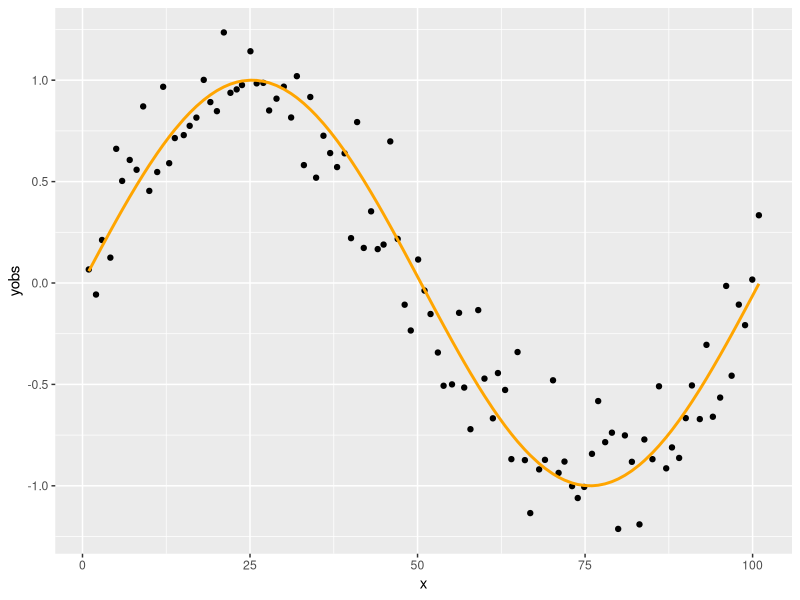
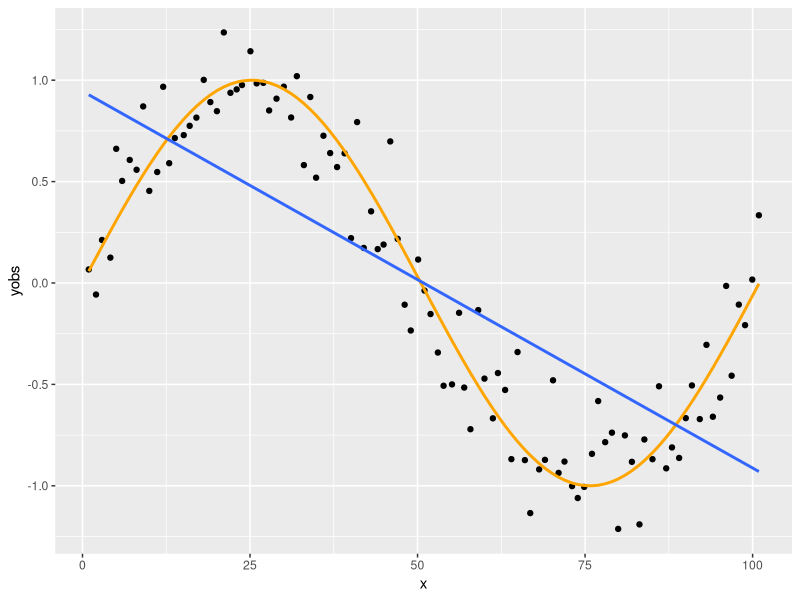
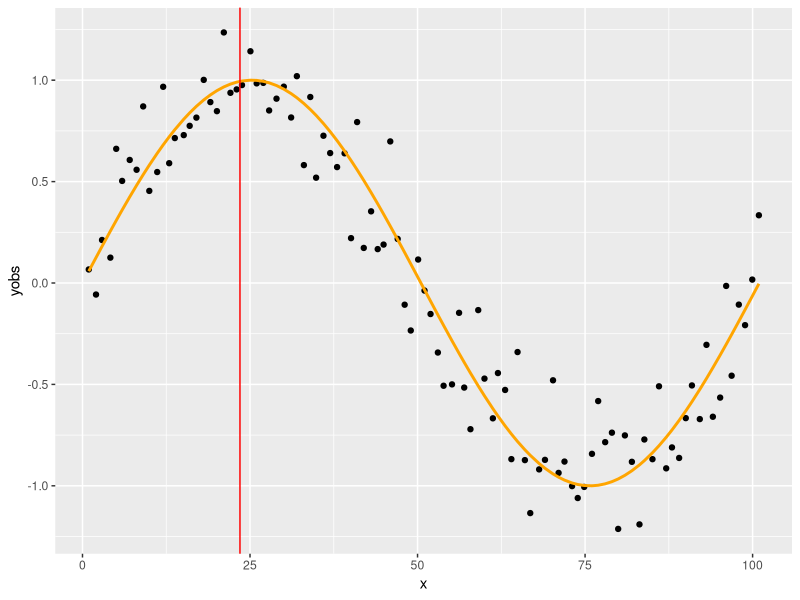
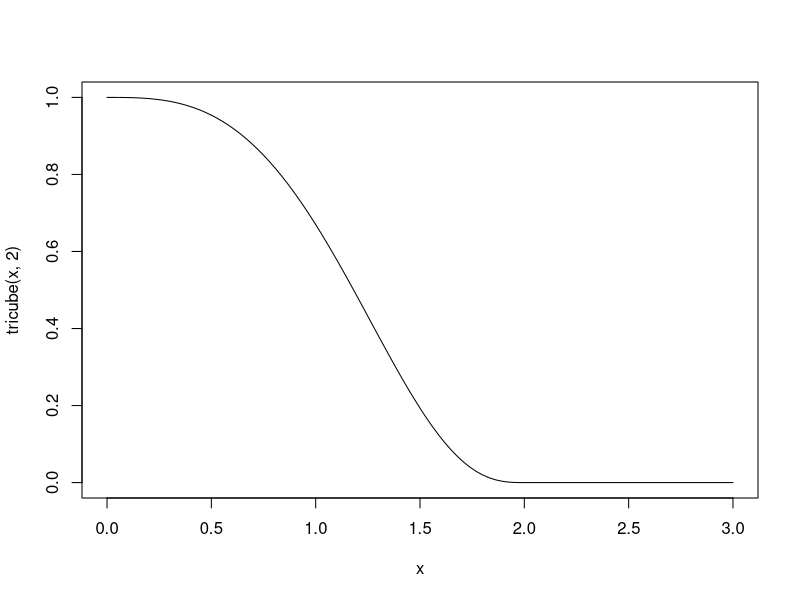
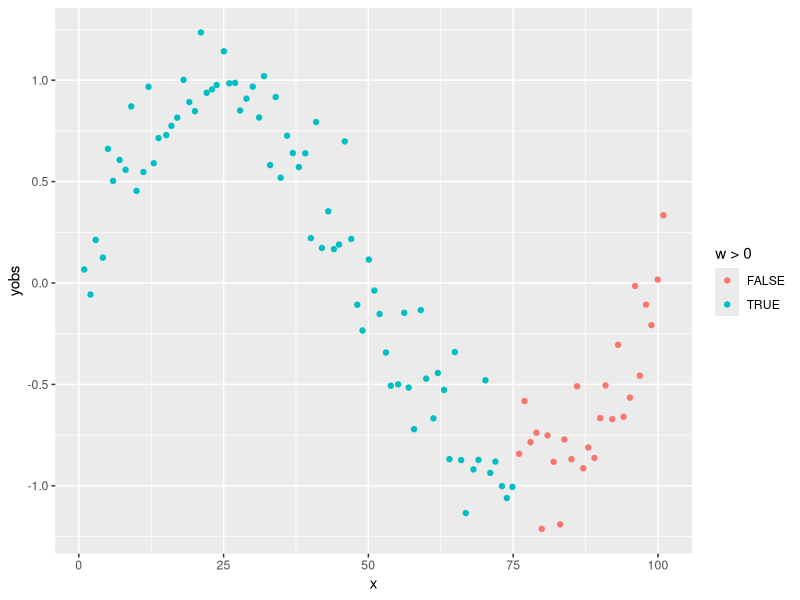
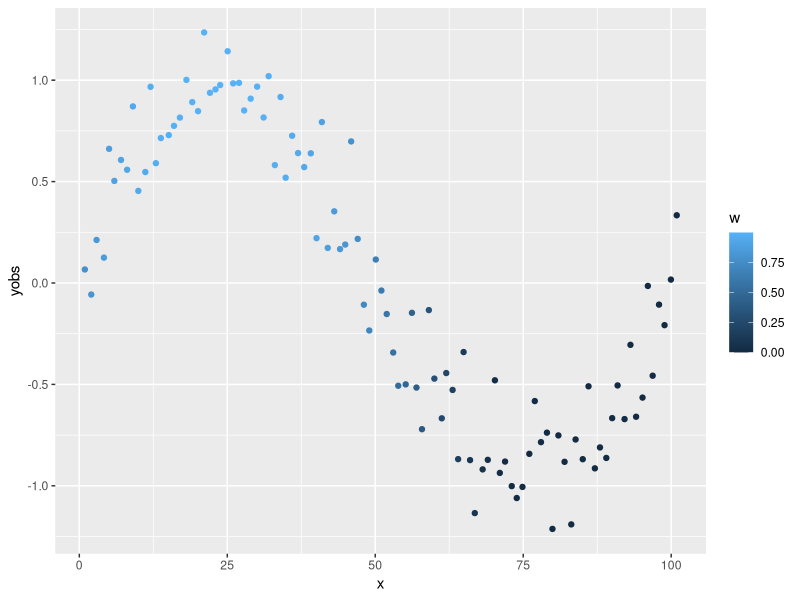
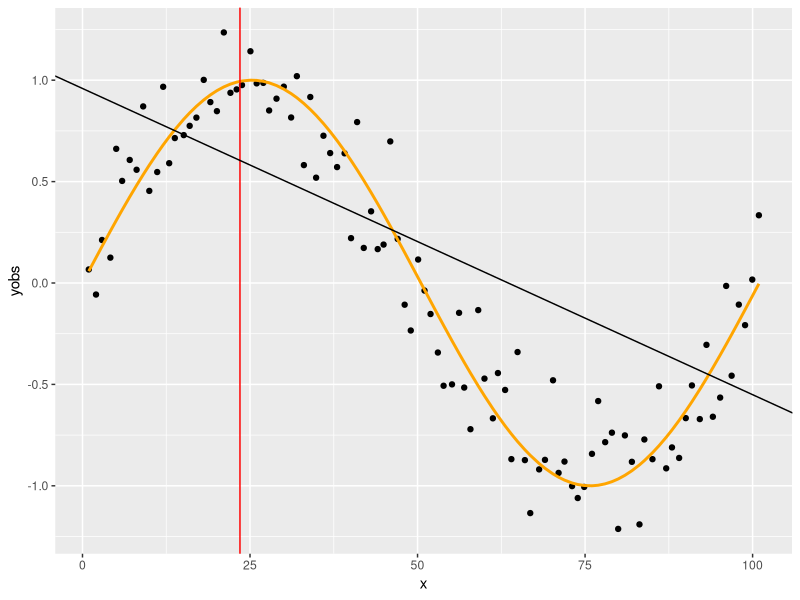
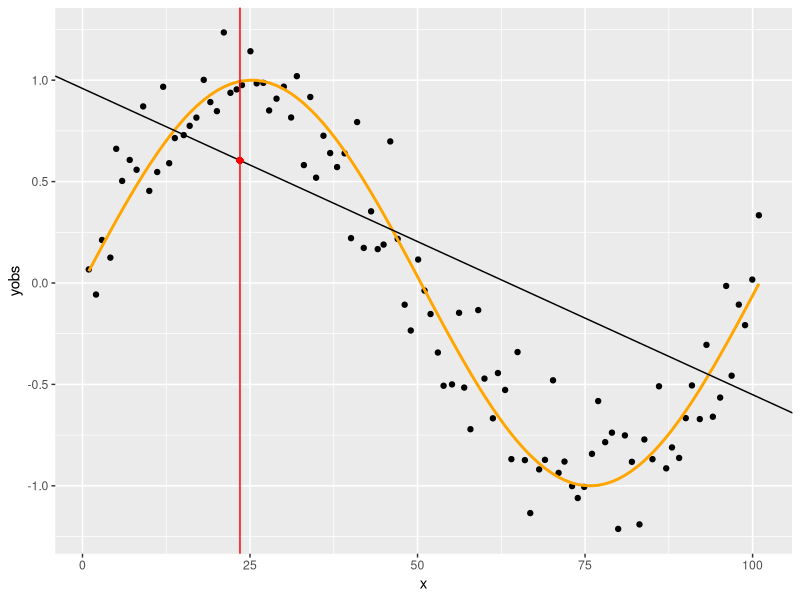

Reproduce these figures in R, in order.
## ---- chunk 1
library(ggplot2)
set.seed(1)
## ---- chunk 2
n <- 101
x <- (1:n) + rnorm(n, 0, 0.1)
y <- sin(x/n*(2*pi))
yobs <- y + rnorm(n, 0, 0.2)
SimData <- data.frame(x, y, yobs)
p <- ggplot(SimData, aes(x = x, y = yobs)) + geom_point() +
  geom_line(aes(y = y), color = "orange", lwd = 1)
p
## ---- chunk 3
p + geom_smooth(formula = y~x, method = "lm", se = FALSE)
## ---- chunk 4
p + geom_vline(xintercept = 23.5, color = "red")
## ---- chunk 5
span <- 0.75
n*span
ceiling(n*span)
sort(abs(x-23.5))
sort(abs(x-23.5))[ceiling(n*span)]
## ---- chunk 6
tricube <- function(u, t) ifelse(u<t, (1-(u/t)^3)^3, 0)
curve(tricube(x, 2), to = 3)
## ---- chunk 7
SimData$w <- tricube(abs(x-23.5), sort(abs(x-23.5))[ceiling(n*span)])
ggplot(SimData, aes(x = x, y = yobs, color = w>0)) + geom_point()
## ---- chunk 8
ggplot(SimData, aes(x = x, y = yobs, color = w)) + geom_point()
## ---- chunk 9
fit <- lm(yobs ~ x, weights = w, data = SimData)
p + geom_vline(xintercept = 23.5, color = "red") +
  geom_abline(intercept = coef(fit)[1], slope = coef(fit)[2])
## ---- chunk 10
p + geom_abline(intercept = coef(fit)[1], slope = coef(fit)[2]) +
  geom_vline(xintercept = 23.5, color = "red") +
  geom_point(x = 23.5, y = predict(fit, data.frame(x = 23.5)), color="red")
## ---- chunk 11
loessfun <- function(xin, x, yobs, span) {
  n <- length(x)
  w <- tricube(abs(x-xin), sort(abs(x-xin))[ceiling(n*span)])
  fit <- lm(yobs ~ x, weights = w)
  predict(fit, data.frame(x = xin))
}
p + geom_vline(xintercept = 23.5, color = "red") +
  geom_point(x = 23.5, y = loessfun(23.5, SimData$x, SimData$yobs, 0.75), color="red")
## ---- chunk 12
p + geom_vline(xintercept = 48.3, color = "red") +
  geom_point(x = 48.3, y = loessfun(48.3, SimData$x, SimData$yobs, 0.75), color="red")
p + geom_vline(xintercept = 91.2, color = "red") +
  geom_point(x = 91.2, y = loessfun(91.2, SimData$x, SimData$yobs, 0.75), color="red")
## ---- chunk 13
SmoothData <- expand.grid(grid = seq(0, 101, 0.1))
SmoothData$value <- apply(SmoothData, 1, function(x)
  loessfun(x["grid"], SimData$x, SimData$yobs, 0.75))
p + geom_line(data = SmoothData, aes(x = grid, y = value), color = "red")
## ---- chunk 14
SmoothData <- expand.grid(grid = seq(0, 101, 0.1),
                          span = c(2/n+1e-10, 0.25, 0.5, 0.75, 1))
SmoothData$value <- apply(SmoothData, 1, function(x)
  loessfun(x["grid"], SimData$x, SimData$yobs, x["span"]))
SmoothData$span <- as.factor(SmoothData$span)

p + geom_line(data = SmoothData[SmoothData$span%in%c(0.25, 0.5, 0.75), ],
              aes(x = grid, y = value, color = span))
## ---- chunk 15
p + geom_line(data = SmoothData[SmoothData$span==1, ], aes(x = grid, y = value),
              color = "red")
## ---- chunk 16
p + geom_line(data = SmoothData[SmoothData$span==2/n+1e-10, ], aes(x = grid, y = value),
              color = "red")
## ---- chunk 17
lm(y~x+x^2, data = SimData)
## ---- chunk 18
lm(y~x+I(x^2), data = SimData)
## ---- chunk 19
lm(y~poly(x,2), data = SimData)
## ---- chunk 20
predict(lm(y~x+I(x^2)), data.frame(x = 43.9))
predict(lm(y~poly(x,2)), data.frame(x = 43.9))
## ---- chunk 21
t(cbind(1, poly(x, 3)))%*%cbind(1, poly(x, 3))
## ---- chunk 22
lm(y~poly(x,2, raw = TRUE), data = SimData)
## ---- chunk 23
kappa(cbind(1, poly(x, 3)), exact = TRUE)
kappa(cbind(1, poly(x, 3, raw = TRUE)), exact = TRUE)
## ---- chunk 24
loessfun <- function(xin, x, yobs, span, degree) {
  n <- length(x)
  w <- tricube(abs(x-xin), sort(abs(x-xin))[ceiling(n*span)])
  fit <- lm(yobs ~ poly(x, degree), weights = w)
  predict(fit, data.frame(x = xin))
}
## ---- chunk 25
SmoothData <- rbind(expand.grid(grid = seq(0, 101, 0.1),
                                span = c(2/n+1e-10, 0.25, 0.5, 0.75, 1), degree = 1),
                    expand.grid(grid = seq(0, 101, 0.1),
                                span = c(3/n+1e-10, 0.25, 0.5, 0.75, 1), degree = 2))
SmoothData$value <- apply(SmoothData, 1, function(x)
  loessfun(x["grid"], SimData$x, SimData$yobs, x["span"], x["degree"]))
SmoothData$span <- as.factor(SmoothData$span)
p + geom_line(data = SmoothData[SmoothData$span%in%c(0.25, 0.5, 0.75), ],
              aes(x = grid, y = value, color = span)) + facet_grid(rows = vars(degree))
## ---- chunk 26
SimData$train <- FALSE
SimData$train[sample(1:101, 80)] <- TRUE
ggplot(SimData, aes(x = x, y = yobs, color = train)) + geom_point() +
  geom_line(aes(y = y), color = "orange", lwd = 1)
## ---- chunk 27
spans <- seq(0.03, 0.99, 0.01)
SSEfull <- sapply(spans, function(sp) sum((sapply(1:101, function(i)
  loessfun(SimData$x[i], SimData$x, SimData$yobs, sp, 1))-yobs)^2))
ggplot(data.frame(span = spans, SSE = SSEfull), aes(x = span, y = SSE)) + geom_line()
## ---- chunk 28
SSEfull <- sapply(spans, function(sp) sum((sapply(which(!SimData$train), function(i)
  loessfun(SimData$x[i], SimData$x[SimData$train==TRUE],
           SimData$yobs[SimData$train==TRUE], sp, 1))-yobs[SimData$train==FALSE])^2))
ggplot(data.frame(span = spans, SSE = SSEfull), aes(x = span, y = SSE)) + geom_line()
## ---- chunk 29
spans[which.min(SSEfull)]
## ---- chunk 30
p + geom_line(data = SmoothData[SmoothData$span==spans[which.min(SSEfull)], ],
              aes(x = grid, y = value), color = "red")
